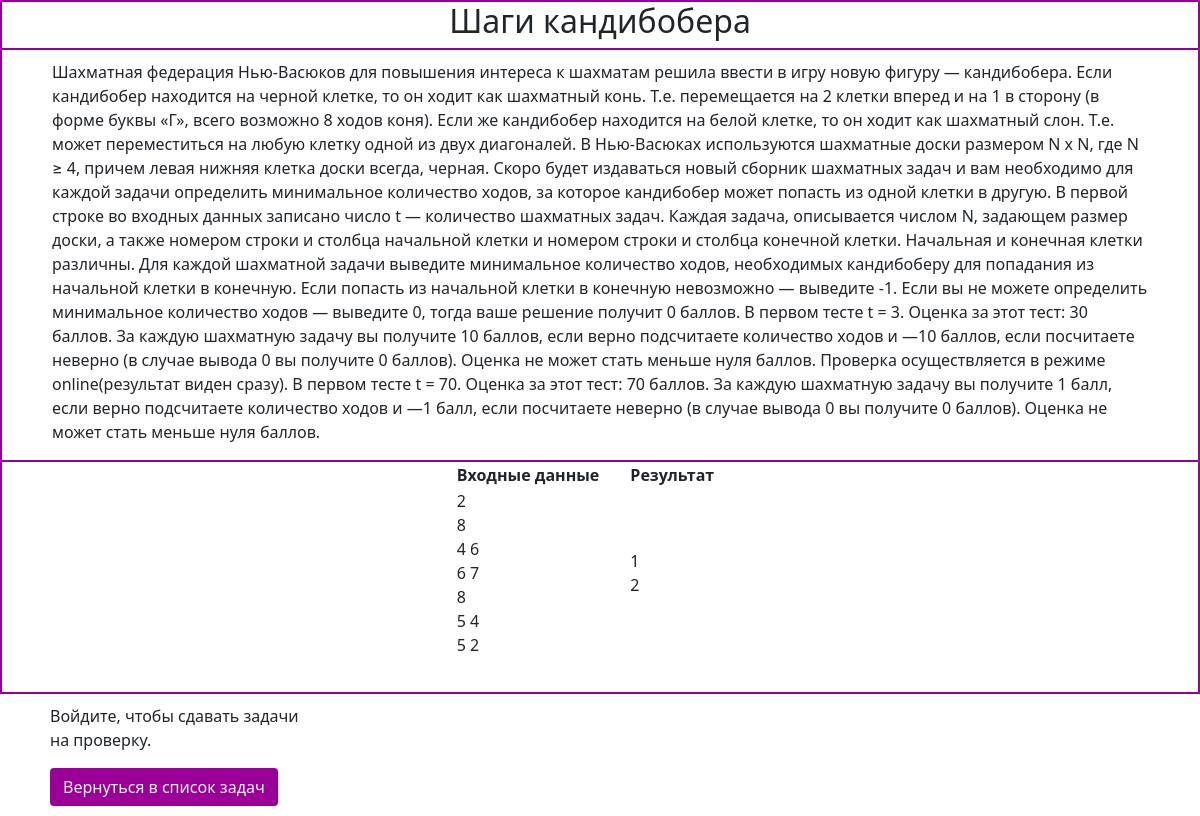
/task/1, run on the app's committed database.
### files/tasks.py (models this page shows)
class Task(SqlAlchemyBase):
    __tablename__ = 'task'
    id = sqlalchemy.Column(sqlalchemy.Integer, primary_key=True, autoincrement=True)
    name = sqlalchemy.Column(sqlalchemy.Text, nullable=True)
    text = sqlalchemy.Column(sqlalchemy.Text, nullable=True)
    input_text = sqlalchemy.Column(sqlalchemy.Text, nullable=True)
    output_text = sqlalchemy.Column(sqlalchemy.Text, nullable=True)

### app.py (the view)
@app.route('/task/<int:id_task>')
def task_page(id_task):
    db_sess = create_session()
    collection_title = '/tasks'
    t = db_sess.query(Task).filter(Task.id == id_task).first()
    return render_template('task_template.html', collection_title=collection_title, t=t, z="c")

### files/db_session.py (called while the page is built)
def create_session() -> Session:
    global __factory
    return __factory()

### templates/task_template.html (shortened to what this page needs)
<!DOCTYPE html>
<html lang="en">
<head>
    <link rel="stylesheet" href="https://cdn.jsdelivr.net/npm/bootstrap@5.1.3/dist/css/bootstrap.min.css">
    <link rel="stylesheet" href="/static/css/task.css">
</head>
<body>
<div class="h2Div"><h2>{{ t.name }}</h2></div>
<div class="textOfTask"><p class="text-of-task">{{ t.text }}</p></div>
<div class="tableCenter">
    <table align="center">
        <tr>
            <th>Входные данные</th>
            <th>Результат</th>
        </tr>
        <tr>
            <td>
                {% for i in t.input_text.split("<br>") %}
                    {{ i }}<br>
                {% endfor %}
            </td>
            <td>
                {% for i in t.output_text.split("<br>") %}
                    {{ i }}<br>
                {% endfor %}
            </td>
        </tr>
    </table>
</div>
<div class="inputFilePy">
    {% if current_user.is_authenticated %}
        {% if collection_title == '/tasks' %}
            <form class="formochka" action="/path" method="POST" enctype="multipart/form-data">
                <input type="hidden" name="id" value="{{ t.id }}">
                <input type="hidden" name="type" value="c">
                <p><input class="form-control form-control-sm" type="file" name="solut"></p>
                <p><input class="form-control form-control-sm" style="background-color: #9a0097; color: whitesmoke"
                          type="submit" value="Отправить решение"></p>
            </form>
        {% else %}
            <form class="formochka" action="/path/{{ collection_title }}" method="POST" enctype="multipart/form-data">
                <input type="hidden" name="id" value="{{ t.id }}">
                <input type="hidden" name="type" value="t">
                <p><input class="form-control form-control-sm" type="file" name="solut"></p>
                <p><input class="form-control form-control-sm" style="background-color: #9a0097; color: whitesmoke"
                          type="submit" value="Отправить решение"></p>
            </form>
        {% endif %}
    {% else %}
        <p>Войдите, чтобы сдавать задачи на проверку.</p>
    {% endif %}
    {% if collection_title == '/tasks' %}
        <a class="btn" href="{{ collection_title }}" style="color: whitesmoke; background-color: #9a0097">Вернуться в
            список задач</a>
    {% else %}
        <a class="btn" href="/collection/{{ collection_title }}" style="color: whitesmoke; background-color: #9a0097">Вернуться
            в список задач</a>
    {% endif %}
</div>
</body>
</html>

### static/css/task.css (style rules this page uses)
h2 { font-weight: normal; text-align: center; }
.text-of-task { padding-left: 50px; padding-right: 50px; padding-top: 10px; }
table { margin-top: 10x; margin-bottom: 10px; }
td, th { padding-right: 30px; }
.h2Div { border-left: 2px solid #9a0097; border-right: 2px solid #9a0097; border-top: 2px solid #9a0097; border-bottom: 1px solid #9a0097; }
.textOfTask { border-left: 2px solid #9a0097; border-right: 2px solid #9a0097; border-top: 1px solid #9a0097; border-bottom: 1px solid #9a0097; }
.tableCenter { border-left: 2px solid #9a0097; border-right: 2px solid #9a0097; border-top: 1px solid #9a0097; border-bottom: 2px solid #9a0097; }
.inputFilePy { margin-top: 10px; margin-bottom: 10px; float: left; padding-left: 50px; width: 25%; }

### data on the page
Task: name "Шаги кандибобера", text "Шахматная федерация Нью-Васюков для повышения интереса к шахматам решила ввести в игру новую фигуру — кандибобера. Если кандибобер находится на черной клетке, то он ходит как шахматный конь. Т.е. перемещается на 2 клетки вперед и на 1 в сторону (в форме буквы «Г», всего возможно 8 ходов коня). Если же кандибобер находится на белой клетке, то он ходит как шахматный слон. Т.е. может переместиться на любую клетку одной из двух диагоналей. В Нью-Васюках используются шахматные доски размером N х N, где N ≥ 4, причем левая нижняя клетка доски всегда, черная. Скоро будет издаваться новый сборник шахматных задач и вам необходимо для каждой задачи определить минимальное количество ходов, за которое…"

### other printed values
{{ i }} "2" "8" "4 6" "6 7" "8" "5 4" "5 2"
{{ i }} "1" "2"
